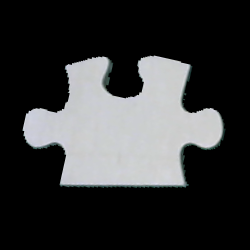
#> input picture 01_study/05_奈良高専方式/01.bmp, 250 x 250 px
$ jupyter execute nara_jupyter.ipynb   (older library calls are emulated)
#> lines starting #> are read from the running program, lines starting #| are printed output that depends on the picture; after the words box and inside, x2 and y2 are one past the last pixel; in counts of white or black regions, pixels touching at a corner belong together
[cell 1]
import cv2 #opencv
import numpy as np #ベクトル計算
import matplotlib.pyplot as plt #グラフ
import pandas as pd #データフレーム

ここから論文に記載した内容を関数にしたもの

[cell 2]
#%%輪郭画像から隣接画素間の角度を計算
def contour2deg(contour):
    #最初と最後の画素のつなぎを計算するため、一旦最後の画素を頭につなげる
    contour = np.vstack([contour[-1,:],contour])
    #画素間の差分を計算
    diff = np.diff(contour,axis=0)
    #画素間の角度計算
    atan = np.rad2deg(np.arctan2(diff[:,1],diff[:,0]))
    # -180°～180° → 0°～360°
    atan[atan<0] = atan[atan<0] + 360
    return np.int16(atan)

[cell 3]
#%%Freeman chan code による、局所方向符号
def deg2cn(deg):
    cn = deg//45
    return cn

[cell 4]
#%%局所曲率符号

#8の剰余の計算
def octmod(x):
    y = x%8
    return y

#局所曲率符号の計算
def cn2ca(cn):
    #最初と最後の画像のつなぎを計算するため、一旦最後の画素を頭につなげる
    cn = np.r_[cn[-1],cn]
    #cnの計算
    tmp=[]
    for idx,i in enumerate(cn): #enumerateは、インデックスと要素を同時に取り出せる
        if idx>0:#1つ目(最初と最後の画素のつなぎ目)を飛ばす
            tmp.append(octmod(cn[idx] -cn[idx-1] +11)-3) #論文記載の式
    tmp = np.array(tmp)
    return tmp

[cell 5]
#%%Ｇオペレーション
def g_operation(ca,M): #何個平均化するか(M)を引数
    G=[]

    #M個の画素の平均を計算する際に、最初と最後の画像のつなぎが問題になる。
    #一旦前後に十分多い数add個だけ、要素をつなげておき、上記問題を回避する。
    add = 100 #平均化個数Mに対して、十分多い数を設定する。
    ca2 = np.r_[ca[-add:],ca,ca[:add]]

    for idx,i in enumerate(ca):
        idx = idx + add
        gsum = 0
        #以下論文のG-operationの式
        for k in range(M-1):
            ca_minus = ca2[idx - k]
            ca_plus  = ca2[idx + k]
            gsum = gsum + (M-k)*(ca_minus + ca_plus)
        G.append(M*ca2[idx] + gsum)
    return np.array(G)

####

ここから実行部分

####

[cell 6]
#%%画像を読んで2値化
img1  = cv2.imread("01.bmp")
#> img1 is the input picture: shape (250, 250, 3); mean B, G, R 55.2, 54.6, 53.8
img2 = cv2.cvtColor(img1, cv2.COLOR_BGR2GRAY)
ret,img3 = cv2.threshold(img2, 0, 255, cv2.THRESH_BINARY)
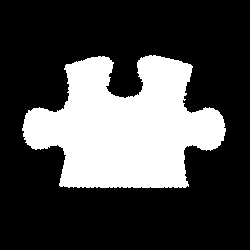
#> img3: shape (250, 250); 28.1% white; 1 white region

[cell 7]
type(img3)

findcontoursにより輪郭抽出する

[cell 8]
#%%輪郭画素抽出
_, contours, hierarchy = cv2.findContours(img3, cv2.RETR_CCOMP, cv2.CHAIN_APPROX_SIMPLE)
#> contours = 1 contour; box (x1, y1, x2, y2) and area: (22, 55, 226, 188) 17195
contour = contours[0][:,0,:]
#> contour = 464 pairs, first value 22 to 225, second value 55 to 187

[cell 9]
contour
#> Out has the same summary as contour

[cell 10]
#%%局所方向符号
deg = contour2deg(contour)
#> in contour2deg, `contour = np.vstack([contour[-1,:],contour])`: contour = 465 pairs, first value 22 to 225, second value 55 to 187
#> in contour2deg, `diff = np.diff(contour,axis=0)`: diff = 464 pairs, first value -6 to 12, second value -5 to 5
#> in contour2deg, `atan = np.rad2deg(np.arctan2(diff[:,1],diff[:,0]))`: atan = 464 values, max 180 at index 0, min -135 at index 6, mean 25.89
#> deg = 464 values, max 315 at index 66, min 0 at index 20, mean 153.9

[cell 11]
deg
#> Out has the same summary as deg

[cell 12]
cn = deg2cn(deg)
#> in deg2cn, `cn = deg//45`: cn = 464 values, max 7 at index 66, min 0 at index 20, mean 3.42

[cell 13]
cn
#> Out has the same summary as cn in deg2cn

[cell 14]
#%%局所曲率符号
ca = cn2ca(cn)
#> in cn2ca, `cn = np.r_[cn[-1],cn]`: cn = 465 values, max 7 at index 67, min 0 at index 21, mean 3.42
#> the loop in cn2ca, `for idx,i in enumerate(cn):` made 465 passes
#> (i, y in octmod) on passes 2 to 4: (4, 2), (3, 2), (4, 4)
#> after the loop in cn2ca, `for idx,i in enumerate(cn):`: tmp = 464 values, max 2 at index 6, min -3 at index 20, mean -0.0172
#> ca has the same summary as tmp in cn2ca

[cell 15]
ca
#> Out has the same summary as tmp in cn2ca

[cell 16]
#%%Gオペレーション
g = g_operation(ca,M=10)
#> in g_operation, `ca2 = np.r_[ca[-add:],ca,ca[:add]]`: ca2 = 664 values, max 2 at index 14, min -3 at index 51, mean -0.0196
#> the loop in g_operation, `for idx,i in enumerate(ca):` made 464 passes
#> i on passes 1 to 3: -1, -1, 1
#> after the loop in g_operation, `for idx,i in enumerate(ca):`: G = 464 values, max 63 at index 343, min -84 at index 321, mean -2.03
#> g has the same summary as G in g_operation
g_abs = np.abs(g) #Gは絶対値だと思うので絶対値に直す。
#> g_abs = 464 values, max 84 at index 321, min 0 at index 117, mean 26.21

[cell 17]
g_abs
#> Out has the same summary as g_abs

[cell 18]
#%%計算したデータをdataframe形式のテーブルまとめる(pandasを使用)
g_table = np.c_[deg,cn,ca,contour,g_abs]
#> g_table = 464 rows, first 6: [180, 4, -1, 149, 55, 30], [135, 3, -1, 148, 56, 31], [180, 4, 1, 145, 56, 14], [135, 3, -1, 144, 57, 31], [180, 4, 1, 143, 57, 13], [135, 3, -1, 142, 58, 31]
g_table = pd.DataFrame(g_table,columns=["deg","cn","ca","X","Y","G"])
#> g_table = table of 464 rows and 6 columns

g_tableに、論文のフォーマットでまとめる

[cell 19]
g_table
#> Out = table of 464 rows and 6 columns

[cell 20]
#%%Gが大きいもの4点をピックアップする。
#やり方はいろいろあるが、一旦Gでソートしてから4個抽出
g_table2 = g_table.sort_values(by=["G"],ascending=False)
#> g_table2 = table of 464 rows and 6 columns
g_table2 = g_table2[:4]
#> g_table2 = table of 4 rows and 6 columns

[cell 21]
g_table2
#> Out = table of 4 rows and 6 columns

[cell 22]
#%%描画2(Gオペレーション結果：matplotlibで描画)
fig2 = plt.figure(2)
ax = fig2.add_subplot()
plt.scatter(g_table["X"],g_table["Y"],c=g_table["G"],cmap="gray",alpha=1)
plt.scatter(g_table2["X"],g_table2["Y"],marker="+",c="red",s=200)

plt.grid(True) #グラフへのグリッド追加
plt.title("G") #グラフへのタイトル追加
plt.tight_layout() #グラフのレイアウト調整
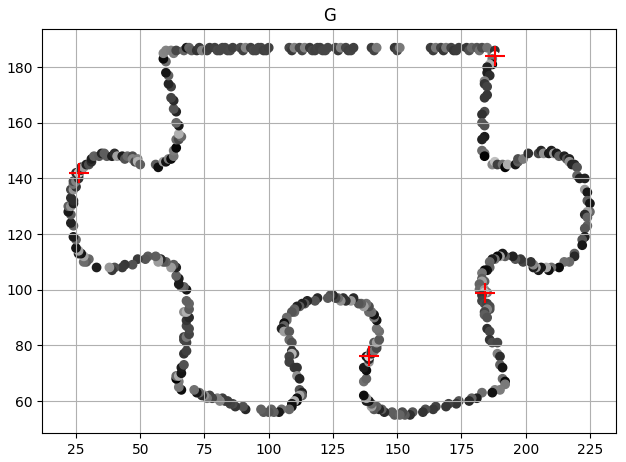
#> figure drawn by matplotlib, 1 panel

$ run again, with 01_study/05_奈良高専方式/02.bmp copied over 01_study/05_奈良高専方式/01.bmp
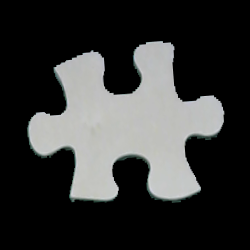
#> input picture 01_study/05_奈良高専方式/02.bmp, 250 x 250 px
#> img1 is the input picture: shape (250, 250, 3); mean B, G, R 53.5, 54.1, 53.4
#> `ret,img3 = cv2.threshold(img2, 0, 255, cv2.THRESH_BINARY)`:
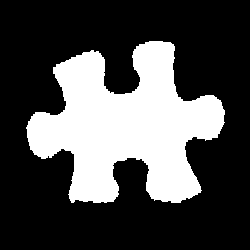
#> img3: shape (250, 250); 29.6% white; 1 white region
#> contours = 1 contour; box (x1, y1, x2, y2) and area: (26, 41, 225, 203) 18088
#> `contour = contours[0][:,0,:]`: contour = 461 pairs, first value 26 to 224, second value 41 to 202
#> `contour`: Out has the same summary as contour
#> in contour2deg, `contour = np.vstack([contour[-1,:],contour])`: contour = 462 pairs, first value 26 to 224, second value 41 to 202
#> diff = 461 pairs, first value -13 to 9, second value -13 to 17
#> atan = 461 values, max 180 at index 0, min -135 at index 44, mean 16.59
#> deg = 461 values, max 315 at index 59, min 0 at index 21, mean 159.5
#> `deg`: Out has the same summary as deg
#> in deg2cn, `cn = deg//45`: cn = 461 values, max 7 at index 59, min 0 at index 21, mean 3.54
#> `cn`: Out has the same summary as cn in deg2cn
#> in cn2ca, `cn = np.r_[cn[-1],cn]`: cn = 462 values, max 7 at index 60, min 0 at index 22, mean 3.55
#> the loop in cn2ca, `for idx,i in enumerate(cn):` made 462 passes
#> (i, y in octmod) on passes 2 to 4: (4, 2), (3, 2), (4, 4)
#> after the loop in cn2ca, `for idx,i in enumerate(cn):`: tmp = 461 values, max 2 at index 48, min -3 at index 313, mean -0.0174
#> ca has the same summary as tmp in cn2ca
#> `ca`: Out has the same summary as tmp in cn2ca
#> ca2 = 661 values, max 2 at index 148, min -3 at index 23, mean -0.0166
#> the loop in g_operation, `for idx,i in enumerate(ca):` made 461 passes
#> i on passes 1 to 3: -1, -1, 1
#> after the loop in g_operation, `for idx,i in enumerate(ca):`: G = 461 values, max 54 at index 269, min -74 at index 384, mean -2.05
#> g has the same summary as G in g_operation
#> g_abs = 461 values, max 74 at index 384, min 0 at index 218, mean 25.31
#> `g_abs`: Out has the same summary as g_abs
#> `g_table = np.c_[deg,cn,ca,contour,g_abs]`: g_table = 461 rows, first 6: [180, 4, -1, 149, 41, 41], [135, 3, -1, 148, 42, 44], [180, 4, 1, 145, 42, 2], [90, 2, -2, 145, 43, 54], [135, 3, 1, 144, 44, 6], [180, 4, 1, 139, 44, 12]
#> `g_table = pd.DataFrame(g_table,columns=["deg","cn","ca","X","Y","G"])`: g_table = table of 461 rows and 6 columns
#> `g_table2 = g_table2[:4]`: g_table2 = table of 4 rows and 6 columns
#> `[cell 22] #%%描画2(Gオペレーション結果：matplotlibで描画) fig2 = plt.figure(2) ax = f..`:
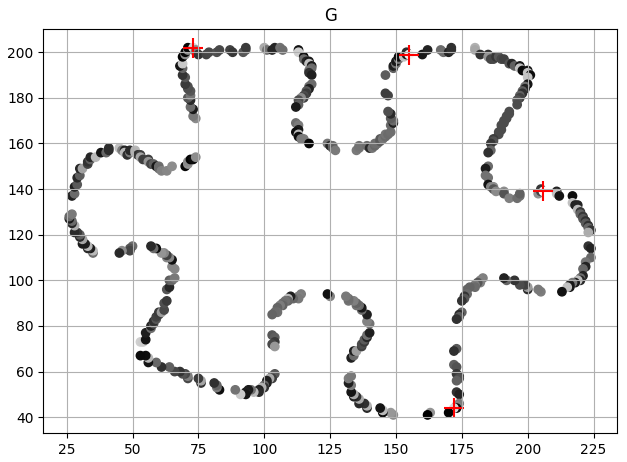
#> figure drawn by matplotlib, 1 panel
